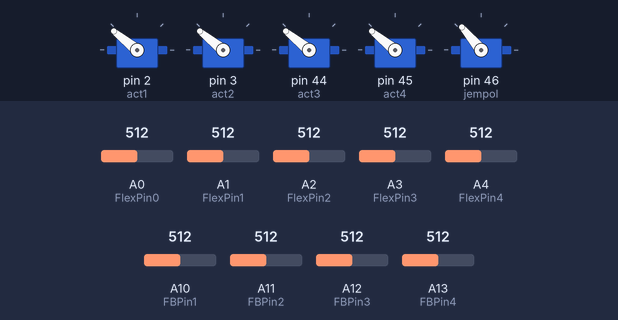
This sketch was run on a simulated Arduino Mega 2560, built with avr-gcc and run on an emulated ATmega2560. Shown: 5 × servo. The inputs (shaded band) are chosen by the test bench; at power-on: A0 (FlexPin0) = 512, A11 (FBPin2) = 512, A1 (FlexPin1) = 512, A10 (FBPin1) = 512, A12 (FBPin3) = 512, A2 (FlexPin2) = 512, A3 (FlexPin3) = 512, A4 (FlexPin4) = 512, A13 (FBPin4) = 512.

Above: at 1.2 s.
1.3 s: A0 (FlexPin0) set to 30
At 3.5 s:
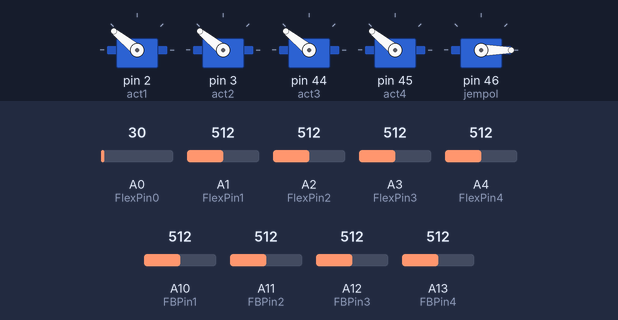
4.3 s: A11 (FBPin2) set to 30
At 7.09 s:
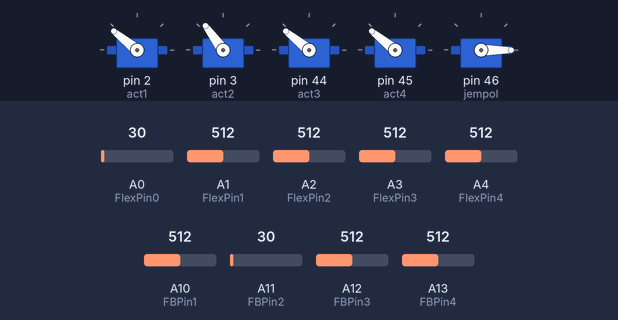
7.3 s: A1 (FlexPin1) set to 30
At 10.27 s:
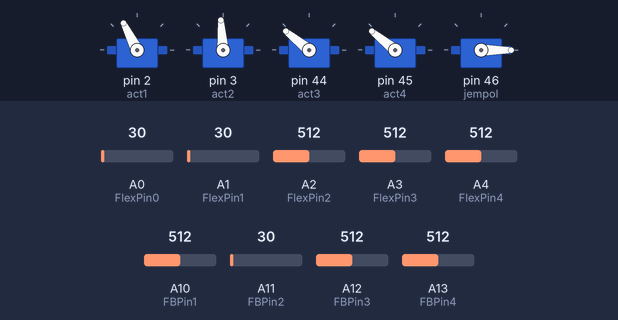
10.3 s: A10 (FBPin1) set to 716
13.3 s: A12 (FBPin3) set to 30
At 15.91 s:
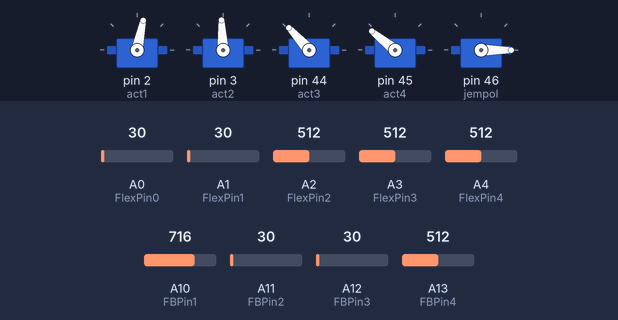
16.3 s: A2 (FlexPin2) set to 30
At 21.2 s:
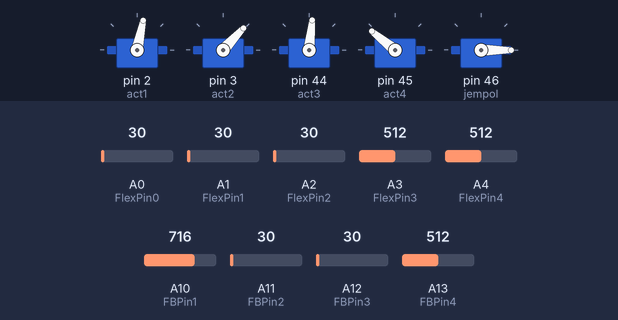
Timing chart, 0 to 21.9 s (numbered marks = the images above; inputs shaded):
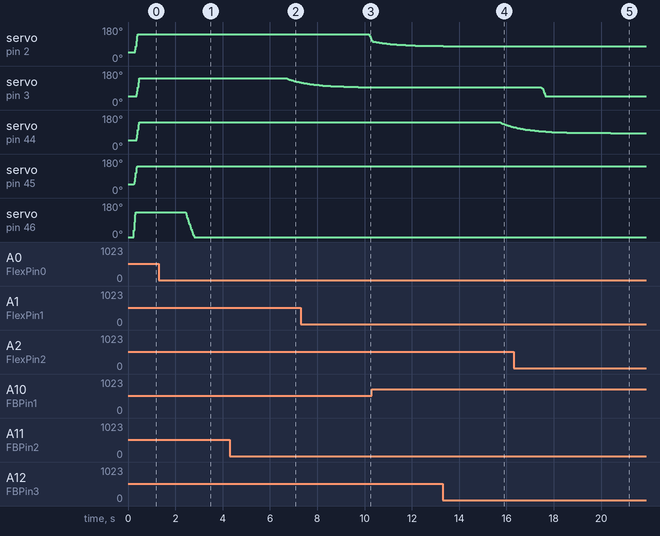

Measured:
- after the input at 1.3 s, servo on pin 46 (jempol): moves from 130° to 0° over 0.36 s, starting after 1.1 s
- after the input at 4.3 s, servo on pin 3 (act2): moves from 141° to 120° over 0.53 s, starting after 2.4 s
- after the input at 7.3 s, servo on pin 2 (act1): 141° → 109° after 2.9 s
- after the input at 13.3 s, servo on pin 44 (act3): moves from 141° to 116° over 0.53 s, starting after 2.5 s
- after the input at 16.3 s, servo on pin 3 (act2): 93° → 47° after 1.2 s

The sketch:

multifingered_hand_robot_PID_control.ino
```cpp
#include <Servo.h>

Servo jempol, act1, act2, act3, act4;

// pins initialization
const int FlexPin0 = A0, FlexPin1 = A1, FlexPin2 = A2, FlexPin3 = A3, FlexPin4 = A4;
const int FBPin1 = A10, FBPin2 = A11, FBPin3 = A12, FBPin4 = A13;

// flexes and filter complementaries
float x0, fil_x0, x0x = 0, fil_x0x = 0; // jempol
float x1, fil_x1, x1x = 0, fil_x1x = 0; // telunjuk
float x2, fil_x2, x2x = 0, fil_x2x = 0; // jari tengah
float x3, fil_x3, x3x = 0, fil_x3x = 0; // jari manis
float x4, fil_x4, x4x = 0, fil_x4x = 0; // kelingking

// set points
float sp0, sp1, sp2, sp3, sp4;
float sp1_prev = 0;
float sp2_prev = 0;
float sp3_prev = 0;
float sp4_prev = 0;

// 2nd filter complimentaries
float sp1x = 0, fil_sp1x = 0, fil_sp1;
float sp2x = 0, fil_sp2x = 0, fil_sp2;
float sp3x = 0, fil_sp3x = 0, fil_sp3;
float sp4x = 0, fil_sp4x = 0, fil_sp4;

// position sensors and filter complementaries
float pres1, pos_1, poscal_1, fpres_1, poscal_1x = 0, fpres_1x = 0; // telunjuk
float pres2, pos_2, poscal_2, fpres_2, poscal_2x = 0, fpres_2x = 0; // jari tengah
float pres3, pos_3, poscal_3, fpres_3, poscal_3x = 0, fpres_3x = 0; // jari manis
float pres4, pos_4, poscal_4, fpres_4, poscal_4x = 0, fpres_4x = 0; // kelingking

// errors
float e1, e1_prev = 0;
float e2, e2_prev = 0;
float e3, e3_prev = 0;
float e4, e4_prev = 0;

// control variables
float PID_pos1, PID_pos2, PID_pos3, PID_pos4;
float g1, g2, g3, g4;
int final0, final1, final2, final3, final4; // PWM outputs (microseconds)

// error integrals
float inte1, inte1_prev;
float inte2, inte2_prev;
float inte3, inte3_prev;
float inte4, inte4_prev;

// controlled variable limitations
// values from potentiometer feedback sensors of linear actuators, showed in 10-bit ADC values
float pos1_max = 140.0, pos1_min = 0.0; // telunjuk
float pos2_max = 190.0, pos2_min = 0.0; // jari tengah
float pos3_max = 100.0, pos3_min = 0.0; // jari manis
float pos4_max = 110.0, pos4_min = 0.0; // kelingking

int dt; unsigned long t; unsigned long t_prev = 0;
unsigned long timer = 0;

//PID gains
double kp = 5;
double ki_1 = 0.005;
double ki_2 = 0.004;
double kd_1 = 5;
double kd_2 = 4;

void setup(){
  Serial.begin(1000000);
  act1.attach(2); // linear actuators
  act2.attach(3);
  act3.attach(44);
  act4.attach(45);
  jempol.attach(46);
  pinMode(FlexPin0, INPUT); // flex sensors
  pinMode(FlexPin1, INPUT);
  pinMode(FlexPin2, INPUT);
  pinMode(FlexPin3, INPUT);
  pinMode(FlexPin4, INPUT);
  pinMode(FBPin1, INPUT); // potentiometer feedback sensors (linear actuator)
  pinMode(FBPin2, INPUT);
  pinMode(FBPin3, INPUT);
  pinMode(FBPin4, INPUT);
}

void loop(){
  x0 = analogRead(FlexPin0);
  x1 = analogRead(FlexPin1);
  x2 = analogRead(FlexPin2);
  x3 = analogRead(FlexPin3);
  x4 = analogRead(FlexPin4);

  // flex sensor lowpass filter, 0.5 Hz for cut-off frequency
  fil_x0 = 0.9727*fil_x0x + 0.0364*x0 + 0.0364*x0x;
  x0x = x0; fil_x0x = fil_x0;
  fil_x1 = 0.9727*fil_x1x + 0.0364*x1 + 0.0364*x1x;
  x1x = x1; fil_x1x = fil_x1;
  fil_x2 = 0.9727*fil_x2x + 0.0364 *x2 + 0.0364*x2x;
  x2x = x2; fil_x2x = fil_x2;
  fil_x3 = 0.9727*fil_x3x + 0.0364*x3 + 0.0364*x3x;
  x3x = x3; fil_x3x = fil_x3;
  fil_x4 = 0.9727*fil_x4x + 0.0364*x4 + 0.0364*x4x;
  x4x = x4; fil_x4x = fil_x4;

  // flex sensor value limitations
  if(fil_x0>=380) {fil_x0=380;} else if (fil_x0<=290) {fil_x0=290;}
  if(fil_x1>=420) {fil_x1=420;} else if (fil_x1<=280) {fil_x1=280;}
  if(fil_x2>=500) {fil_x2=500;} else if (fil_x2<=310) {fil_x2=310;}
  if(fil_x3>=460) {fil_x3=460;} else if (fil_x3<=360) {fil_x3=360;}
  if(fil_x4>=380) {fil_x4=380;} else if (fil_x4<=270) {fil_x4=270;}

  // setpoints in flex unit, initializing values to zero
  sp0 = fil_x0 - 290;
  sp1 = fil_x1 - 280;
  sp2 = fil_x2 - 310;
  sp3 = fil_x3 - 360;
  sp4 = fil_x4 - 270;

  // thumb motor servo calculations, 130 degree in range
  final0 = (sp0/90)*130;

  //2nd filter, 0.5 Hz for cut-off frequency
  fil_sp1 = 0.9727*fil_sp1x + 0.0364*sp1 + 0.0364*sp1x;
  sp1x = sp1; fil_sp1x = fil_sp1;
  fil_sp2 = 0.9727*fil_sp2x + 0.0364*sp2 + 0.0364*sp2x;
  sp2x = sp2; fil_sp2x = fil_sp2;
  fil_sp3 = 0.9727*fil_sp3x + 0.0364*sp3 + 0.0364*sp3x;
  sp3x = sp3; fil_sp3x = fil_sp3;
  fil_sp4 = 0.9727*fil_sp4x + 0.0364*sp4 + 0.0364*sp4x;
  sp4x = sp4; fil_sp4x = fil_sp4;

  if (fil_sp1>0){
    pres1 = analogRead(FBPin1);
    if (pres1<=8) {pres1 = 8;} else if (pres1>=648) {pres1 = 648;}
    pos_1 = (648-pres1)/640;
    poscal_1 = pos_1*140; // normalization
    fpres_1 = 0.9727*fpres_1x + 0.0364*poscal_1 + 0.0364*poscal_1x;
    poscal_1x = poscal_1;
    fpres_1x = fpres_1;}

  if (fil_sp2>0){
    pres2 = analogRead(FBPin2);
    if (pres2<=50) {pres2 = 50;} else if (pres2>=652) {pres2 = 652;}
    pos_2 = (652-pres2)/602;
    poscal_2 = pos_2*190; // normalization
    fpres_2 = 0.9727*fpres_2x + 0.0364*poscal_2 + 0.0364*poscal_2x;
    poscal_2x = poscal_2;
    fpres_2x = fpres_2;}

  if (fil_sp3>0){
    pres3 = analogRead(FBPin3);
    if (pres3<=33) {pres3 = 33;} else if (pres3>=655) {pres3 = 655;}
    pos_3 = (655-pres3)/622;
    poscal_3 = pos_3*100; // normalization
    fpres_3 = 0.9727*fpres_3x + 0.0364*poscal_3 + 0.0364*poscal_3x;
    poscal_3x = poscal_3;
    fpres_3x = fpres_3;}

  if (fil_sp4>0){
    pres4 = analogRead(FBPin4);
    if (pres4<=13) {pres4 = 13;} else if (pres4>=648) {pres4 = 648;}
    pos_4 = (648-pres4)/635;
    poscal_4 = pos_4*110; // normalization
    fpres_4 = 0.9727*fpres_4x + 0.0364*poscal_4 + 0.0364*poscal_4x;
    poscal_4x = poscal_4;
    fpres_4x = fpres_4;}

  t = millis(); dt = (t-t_prev);

  // calculate error (SP-PV), direct
  e1 = fil_sp1 - fpres_1;
  e2 = fil_sp2 - fpres_2;
  e3 = fil_sp3 - fpres_3;
  e4 = fil_sp4 - fpres_4;

  inte1 = inte1 + (dt*(e1+e1_prev)/2);
  inte2 = inte2 + (dt*(e2+e2_prev)/2);
  inte3 = inte3 + (dt*(e3+e3_prev)/2);
  inte4 = inte4 + (dt*(e4+e4_prev)/2);

  // PID control
  PID_pos1 = (kp*e1) + (ki_1*inte1) + (kd_1*(e1-e1_prev)/dt);
  if (PID_pos1 > pos1_max) {PID_pos1 = pos1_max; inte1 = inte1_prev;}
  if (PID_pos1 < pos1_min) {PID_pos1 = pos1_min; inte1 = inte1_prev; sp1_prev = sp1;}
  PID_pos2 = (kp*e2) + (ki_1*inte2) + (kd_1*(e2-e2_prev)/dt);
  if (PID_pos2 > pos2_max) {PID_pos2 = pos2_max; inte2 = inte2_prev;}
  if (PID_pos2 < pos2_min) {PID_pos2 = pos2_min; inte2 = inte2_prev; sp2_prev = sp2;}
  PID_pos3 = (kp*e3) + (ki_2*inte3) + (kd_1*(e3-e3_prev)/dt); // algoritma PID
  if (PID_pos3 > pos3_max) {PID_pos3 = pos3_max; inte3 = inte3_prev;}
  if (PID_pos3 < pos3_min) {PID_pos3 = pos3_min; inte3 = inte3_prev; sp3_prev = sp3;}
  PID_pos4 = (kp*e4) + (ki_1*inte4) + (kd_2*(e4-e4_prev)/dt); // algoritma PID
  if (PID_pos4 > pos4_max) {PID_pos4 = pos4_max; inte4 = inte4_prev;}
  if (PID_pos4 < pos4_min) {PID_pos4 = pos4_min; inte4 = inte4_prev; sp4_prev = sp4;}

  t_prev = t;
  inte1_prev = inte1;
  inte2_prev = inte2;
  inte3_prev = inte3;
  inte4_prev = inte4;

  // normalization of position value
  g1 = abs(PID_pos1)/140.0;
  g2 = abs(PID_pos2)/190.0;
  g3 = abs(PID_pos3)/100.0;
  g4 = abs(PID_pos4)/110.0;

  // control signal (pulse in microseconds)
  final1 = (g1*969)+1028;
  final2 = (g2*969)+1028;
  final3 = (g3*969)+1028;
  final4 = (g4*969)+1028;

  jempol.write(final0);
  act1.writeMicroseconds(final1);
  act2.writeMicroseconds(final2);
  act3.writeMicroseconds(final3);
  act4.writeMicroseconds(final4);
  delay(25); // sampling time of 25 ms
}
```
